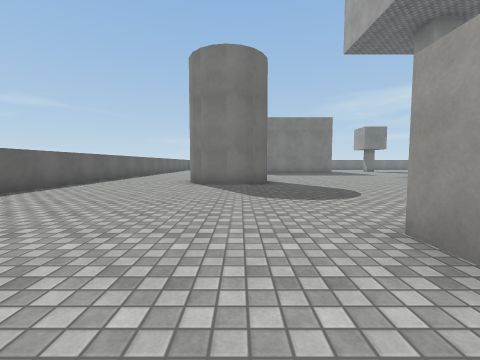
view 1 (above)

23 first-person views from a walk through a 3-D level made in the Unity game engine. The camera is 1.2 m above the floor, tilts 4° down and sees 90° across. The floor is counted in squares, 2 m on a side. Each view is taken from the middle of a square. On the plan, view 1 faces up. The plan holds only what a view shows up to about 9 squares ahead; the rest is blank. The place goes on beyond the plan. The player is left out. Surface patterns are stand-ins for the level's own textures.

view 2
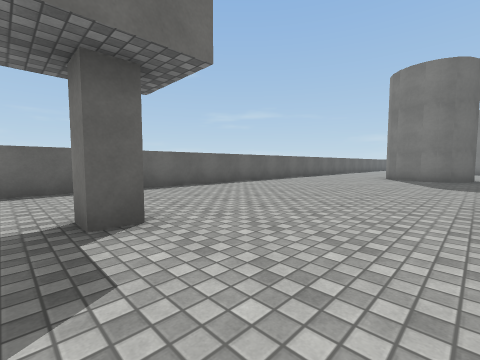

view 3
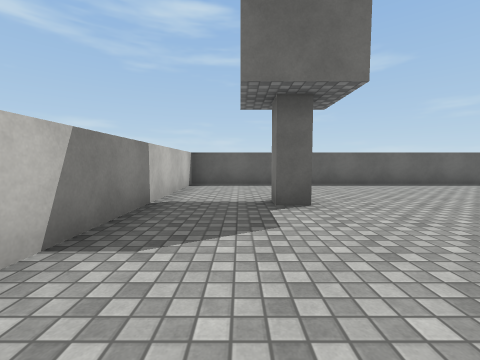

view 4
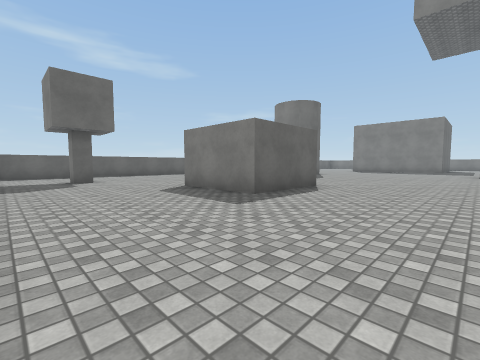

view 5
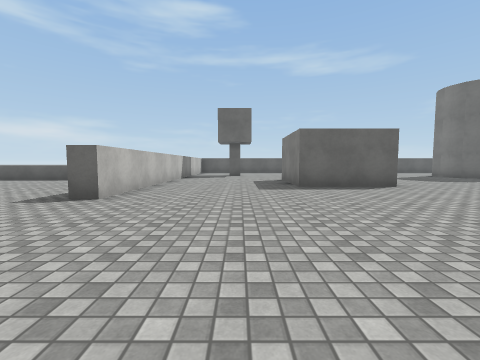

view 6
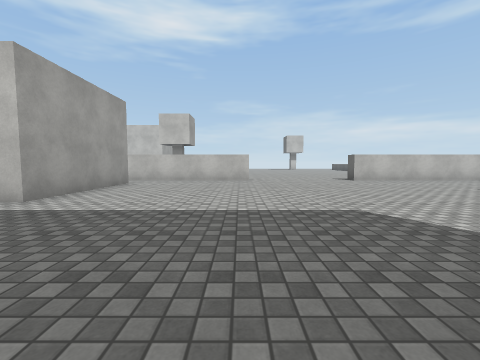

view 7
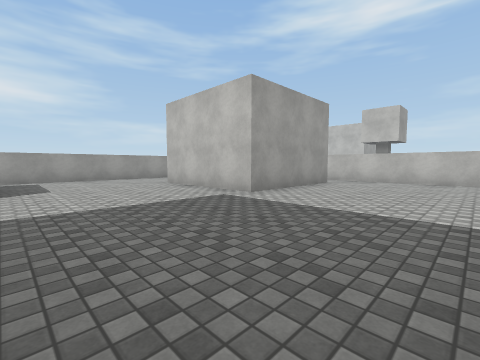

view 8
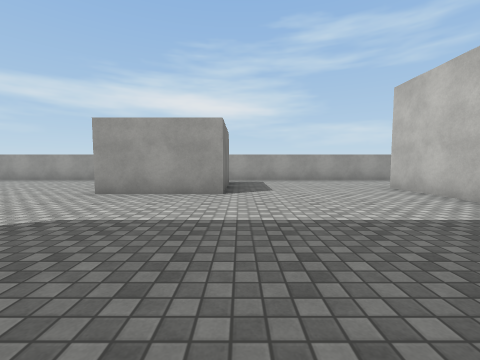

view 9
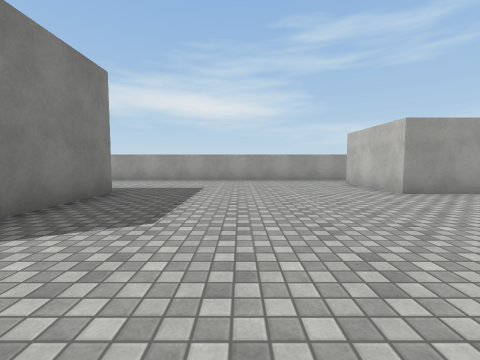

view 10
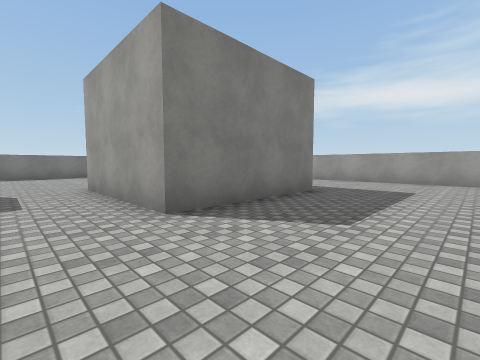

view 11
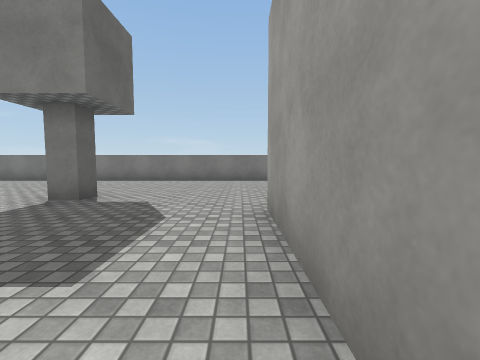

view 12
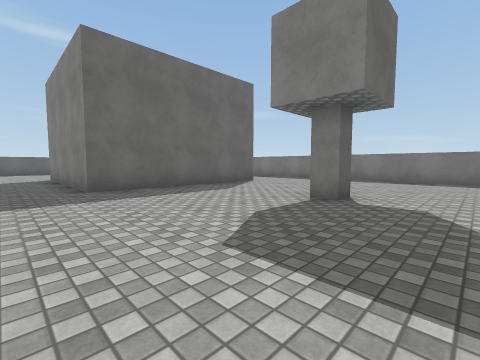

view 13
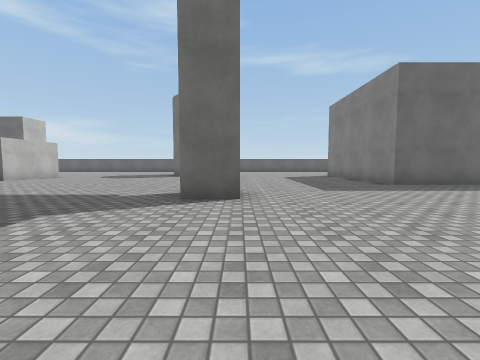

view 14
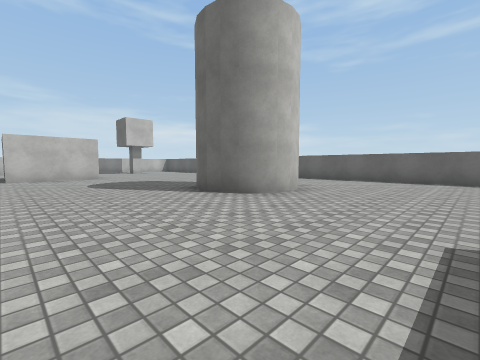

view 15
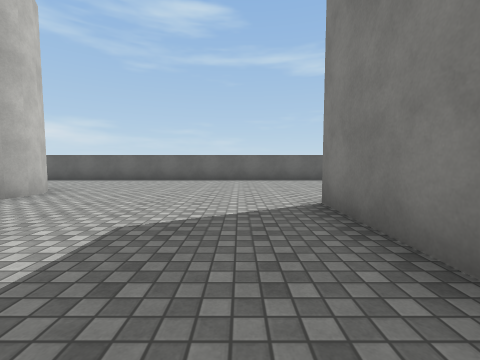

view 16
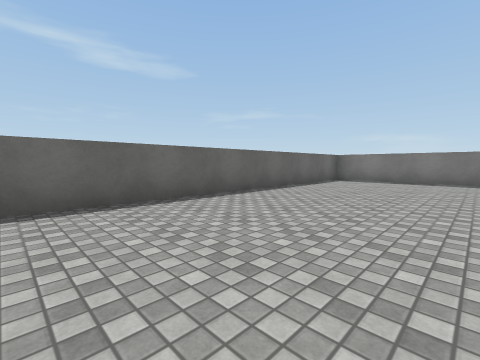

view 17
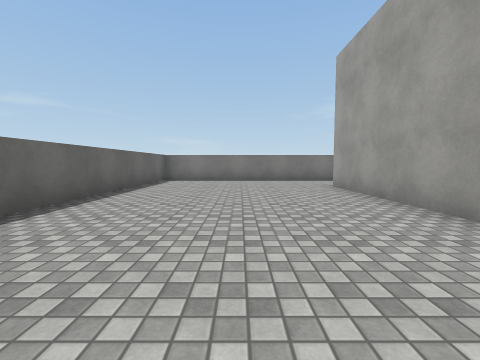

view 18
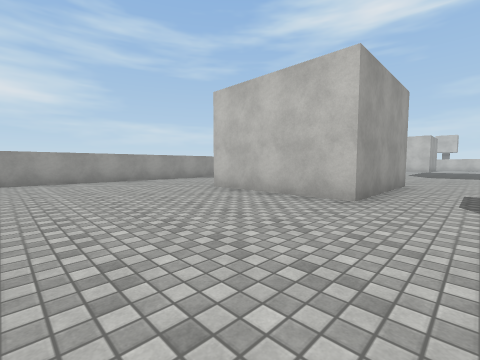

view 19
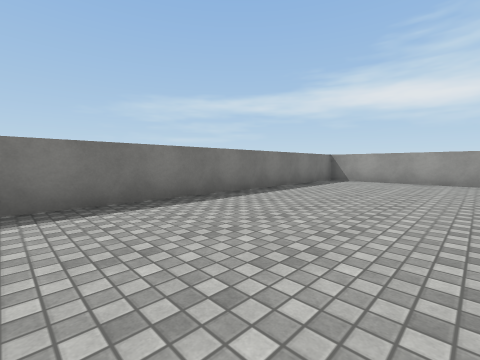

view 20
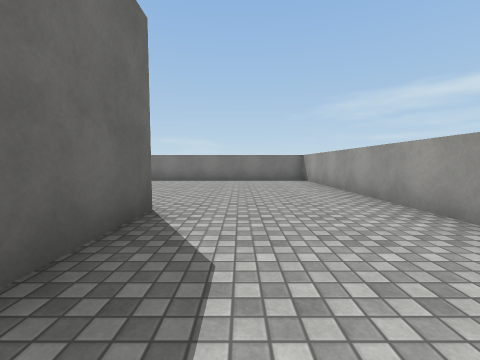

view 21
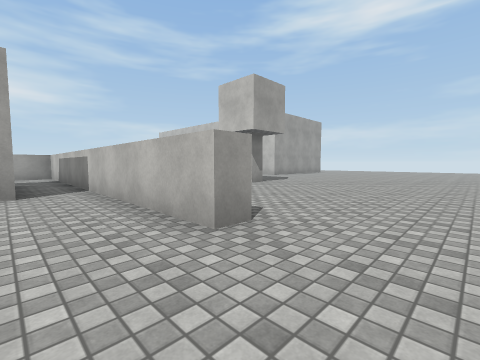

view 22
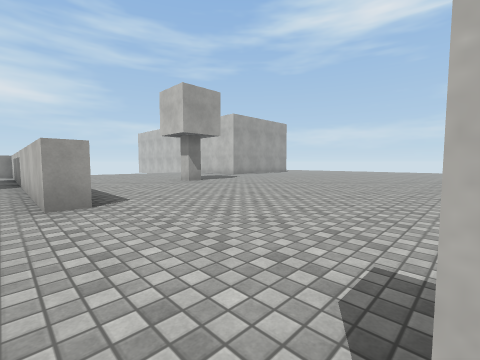

view 23
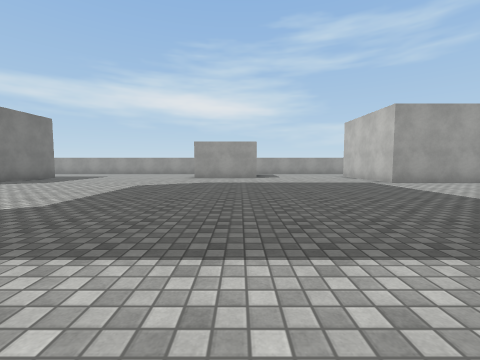

### Floor plan
Points are (right, up) in squares from view 1. A wall is a line through its corners. A room is listed if a view was taken in it or the views show most of it. See-through windows are left out.
Room 1 (views 1, 2, 3, 4, 5, 6, 7, 8, 9, 10, 11, 12, 13, 14, 15, 16, 17, 18, 19, 20, 21, 22, 23)
walls: (8, 10) (8, 9); (1.4, 1.4) (1.4, 2) (3.9, 2) (3.9, -0.5) (1.4, -0.5); (0.8, 7.5) (0.7, 7.2); (0.2, 6.7) (-0.6, 6.6); (0.8, 8.3) (0.9, 7.9) (0.8, 7.3) (0.4, 6.9) (-0.4, 6.5) (-1.3, 7); (0.6, 8.6) (0.9, 8.1); (-0.2, 6.6) (-0.9, 6.7); (0.4, 8.9) (0.8, 8.5); (-1.1, 6.9) (-1.4, 7.2) (-1.6, 7.6); (-0.6, 9.2) (0.2, 9.1); (-0.8, 9.1) (-0.2, 9.2); (-1.2, 8.9) (-0.4, 9.3) (0.5, 8.8); (9.7, -4.9) (9.7, -4.4) (19.3, -4.4) (19.3, -3.2); (13.3, -3.2) (13.3, 0.3) (16.9, 0.3); (17.8, 4.3) (15.7, 4.3) (15.7, 6.8) (18.2, 6.8); (-1.4, -1.9) (-1.4, -2.5) (-1.9, -2.5); (15.9, 12.6) (12.4, 12.6) (12.4, 16.1) (15.9, 16.1) (15.9, 14.1); (0.4, 15.4) (0.4, 19.2); (19.3, 6.2) (19.3, 21.7) (6.8, 21.7); (9.4, 17.4) (9.4, 16.8) (8.9, 16.8); (19.3, -1.2) (19.3, 4.4); (5.4, 19.2) (5.4, 14.2) (0.4, 14.2); (13, -9.1) (13, -8.6) (13.5, -8.6); (5, 21.7) (3.2, 21.7); (1.5, 21.7) (-4.7, 21.7) (-4.7, -4.4) (6, -4.4) (6, -4.9)
low walls: (1.6, -8) (1.6, -10.5)

Where each view was taken, in squares from view 1:
view 1: 0 up, 0 right, facing up
view 2: 3 down, 1 right, facing up-left
view 3: 3 down, 2 right, facing left
view 4: 4 down, 7 right, facing up-left
view 5: 2 down, 10 right, facing left
view 6: 4 up, 10 right, facing down
view 7: 4 up, 10 right, facing down-right
view 8: 4 up, 11 right, facing right
view 9: 10 up, 11 right, facing right
view 10: 10 up, 11 right, facing up-right
view 11: 13 up, 12 right, facing up
view 12: 13 up, 11 right, facing up-left
view 13: 10 up, 12 right, facing left
view 14: 12 up, 4 right, facing down-left
view 15: 13 up, 4 right, facing left
view 16: 13 up, 1 left, facing up-left
view 17: 13 up, 2 left, facing up
view 18: 20 up, 11 right, facing down-right
view 19: 18 up, 11 right, facing up-right
view 20: 13 up, 17 right, facing up
view 21: 3 down, 8 right, facing down-right
view 22: 4 down, 6 right, facing down-right
view 23: 5 up, 6 right, facing right
